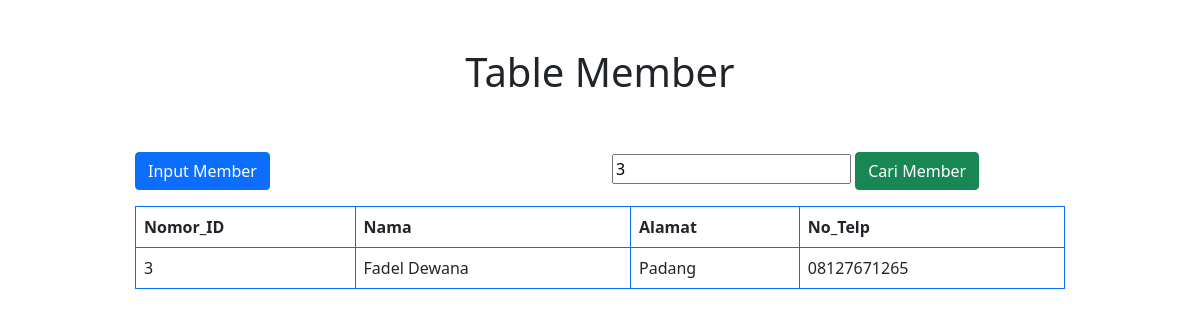
Page /index.php?cari=3 on the committed database.
### tables this page shows
CREATE TABLE `member` (
  `id` int(11) NOT NULL,
  `nama` varchar(50) NOT NULL,
  `alamat` varchar(100) NOT NULL,
  `no_telp` varchar(12) NOT NULL
);

### index.php (the view, shortened to what this page needs)
<?php
	include './config/koneksi.php';
?>
<!DOCTYPE html>
<html>
<head>
	<link href="https://cdn.jsdelivr.net/npm/bootstrap@5.0.2/dist/css/bootstrap.min.css" rel="stylesheet">
</head>
<body>
	<div class="container">
		<div class="col-10 m-auto">
			<p class="h1 text-center p-5"> Table Member</p>
			<div class="row">
		  		<div class="col">
		    		<a href="create.php" class="btn btn-primary"> Input Member</a>
		  		</div>
			  	<div class="col">
				  	<form method="GET" action="index.php">
						<th>
							<input placeholder="Cari ID Member" type="text" name="cari"
								value="<?php if(isset($_GET['cari'])){
										echo $_GET['cari']; }?>">
						 </th>
						 <th> <button type="submit" class="btn btn-success">Cari Member </button>
						 </th>
					</form>
			  </div>
			</div>
			<table class="table table-hover table-bordered border-primary mt-3">
				<thead>
					<tr>
						<th scope="col"> Nomor_ID </th>
						<th scope="col"> Nama </th>
						<th scope="col"> Alamat </th>
						<th scope="col"> No_Telp </th>
					</tr>
				</thead>
				<?php
					if(isset($_GET['cari'])) {
						$pencarian = $_GET['cari'];
						$query = "SELECT * FROM member WHERE
								id LIKE '%".$pencarian."%' ";
					} else {
						$query="SELECT * FROM member";
					}
					$result = mysqli_query($koneksi,$query);
					while ($data = mysqli_fetch_assoc($result)){
				?>
					<tr>
						<td scope="row"> <?= $data['id'] ?> </td>
						<td scope="row"> <?= $data['nama'] ?> </td>
						<td scope="row"> <?= $data['alamat'] ?> </td>
						<td scope="row"> <?= $data['no_telp'] ?> </td>
					</tr>
				<?php
					}
				?>
			</table>
		</div>
	</div>
</body>
</html>

### rows in the picture
member: id "3", nama "Fadel Dewana", alamat "Padang", no_telp "08127671265"
